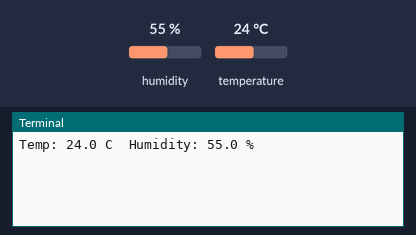
The program below on a simulated Raspberry Pi (BCM pin numbers). Shown: the last lines printed to the terminal. The inputs (shaded band) are chosen by the test bench; at power-on: humidity 55 %, temperature 24 °C.

Above: at 1.2 s.
1.3 s: humidity set to 22 %
At 3.1 s:
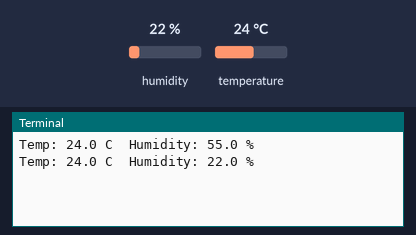
3.4 s: temperature set to 12 °C
At 4.2 s:
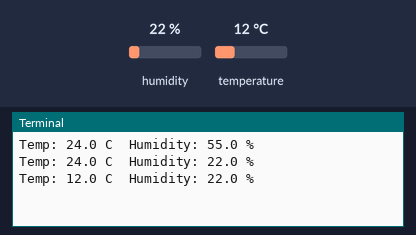
5.5 s: humidity set to 40 %
At 7.2 s:
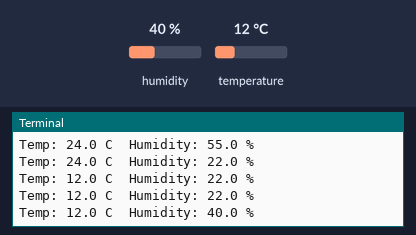
Timing chart, 0 to 8.7 s (numbered marks = the images above; inputs shaded):
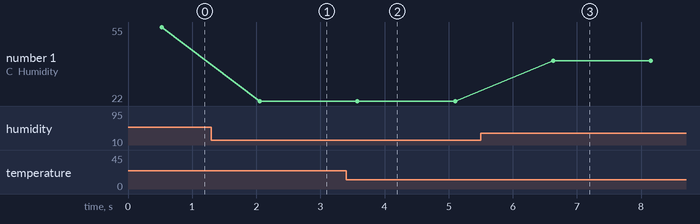

Measured:
- after the input at 1.3 s, the terminal: prints a new line after 0.75 s (image 1)
- after the input at 3.4 s, the terminal: prints a new line after 0.18 s (image 2)
- after the input at 5.5 s, the terminal: prints a new line after 1.1 s (image 3)
- plotted number 1: 55 → 22 after the input at 1.3 s, 22 → 40 after the input at 5.5 s

The program:

Humidity_Sensor.py
```python
import sys
import Adafruit_DHT
import time
try:

    while True:
        humidity, temperature = Adafruit_DHT.read_retry(11, 4)

        print ('Temp: {0:0.1f} C  Humidity: {1:0.1f} %'.format(temperature, humidity))
        time.sleep(1)
except KeyboardInterrupt:
    GPIO.cleanup()
```
